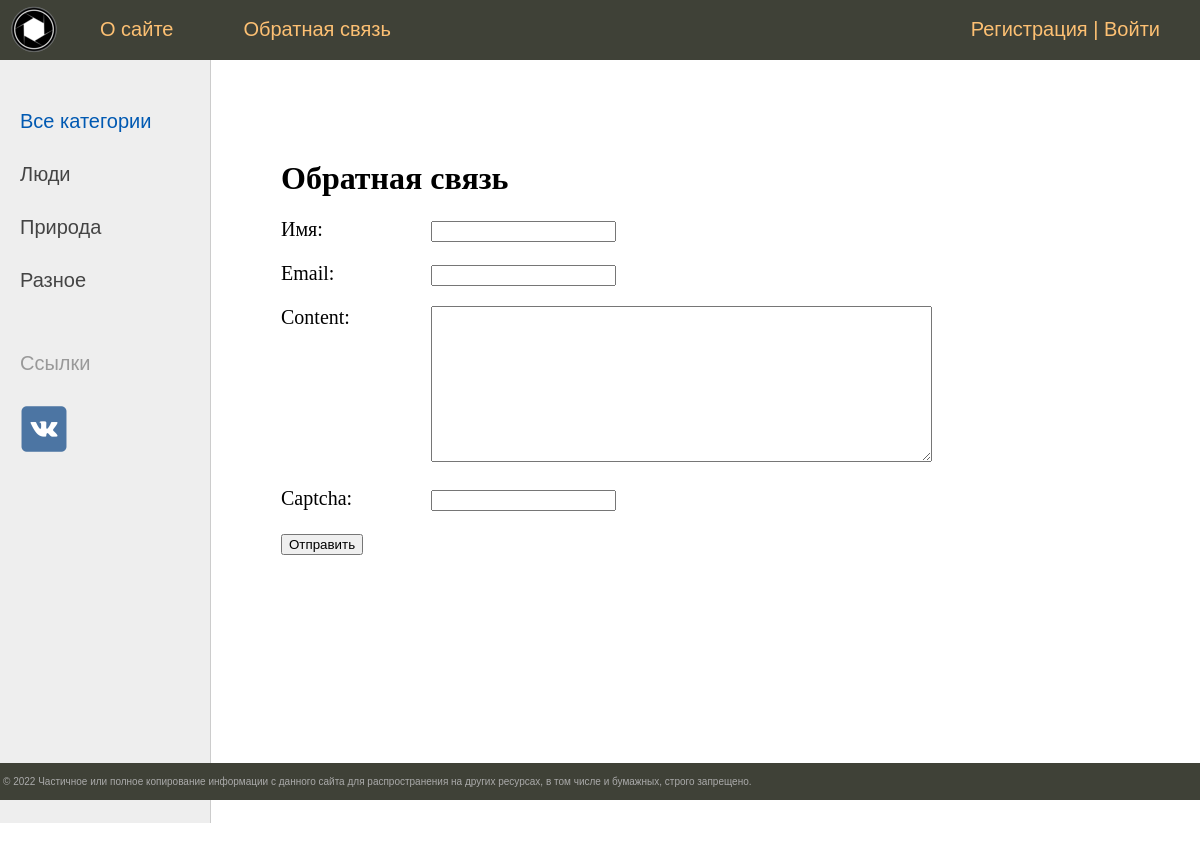
Page /contact/ on the committed database.
### photo/models.py (models this page shows, shortened)
class Category(models.Model):
    name = models.CharField(max_length=100, db_index=True, verbose_name='Категория')
    slug = models.SlugField(max_length=255, unique=True, db_index=True, verbose_name='URL')
    def get_absolute_url(self):
        return reverse('category', kwargs={'cat_slug': self.slug})
    class Meta:
        verbose_name = 'Категория'
        verbose_name_plural = 'Категории'
        ordering = ['id']

### photo/views.py (the view, shortened to what this page needs)
# urls.py: path('contact/', ContactFormView.as_view(), name='contact'),
class ContactFormView(DataMixin, FormView):
    form_class = ContactForm
    template_name = 'photo/contact.html'
    success_url = reverse_lazy('home')
    def get_context_data(self, *, object_list=None, **kwargs):
        context = super().get_context_data(**kwargs)
        c_def = self.get_user_context(title='Обратная связь')
        return {**context, **c_def}

### photo/forms.py
class ContactForm(forms.Form):
    name = forms.CharField(label='Имя', max_length=255)
    email = forms.EmailField(label='Email')
    content = forms.CharField(widget=forms.Textarea(attrs={'cols': 60, 'rows': 10}))
    captcha = CaptchaField()

### photo/utils.py (called while the page is built)
    def get_user_context(self, **kwargs):
        context = kwargs
        cats = cache.get('cats')
        if not cats:
            cats = Category.objects.annotate(Count('photo'))
            cache.set('cats', cats, 60)
        user_menu = menu.copy()
        if self.request.user.is_authenticated:
            user_menu.insert(0, {'title': 'Добавить пост', 'url_name': 'add_post'})
        context['menu'] = user_menu
        context['cats'] = cats
        if 'cat_selected' not in context:
            context['cat_selected'] = 0
        return context

### photo/templates/photo/contact.html (shortened to what this page needs)
{% extends 'photo/base.html' %}
{% block content %}
<h1>{{ title }}</h1>
<form method="post">
{% for f in form %}
    <p><label class="form-label" for="{{ f.id_for_label }}"> {{ f.label }}: </label>{{ f }}</p>
{% endfor %}
<button type="submit">Отправить</button>
</form>
{% endblock %}

### photo/templates/photo/base.html (shortened to what this page needs)
{% load static %}
<!DOCTYPE html>
<html>
<head>
    <link rel="stylesheet" type="text/css" href="{% static 'photo/css/styles.css' %}"/>
</head>
<body>
<table class="table-page" border=0 cellpadding="0" cellspacing="0">
<tr><td valign=top>
{% block mainmenu %}
		<div class="header">
			<ul id="mainmenu" class="mainmenu">
			<li class="logo"><a href="{% url 'home' %}"><div class="logo"></div></a></li>
			{% for m in menu %}
				<li><a href="{% url m.url_name %}">{{ m.title }}</a></li>
			{% endfor %}
				{% if request.user.is_authenticated %}
				    <li class="last">{{ user.username }} | <a href="{% url 'logout' %}">Выйти</a></li>
				{% else %}
				    <li class="last"><a href="{% url 'register' %}">Регистрация</a> | <a href="{% url 'login' %}">Войти</a></li>
				{% endif %}
			</ul>
		</div>
{% endblock mainmenu %}
<table class="table-content" border=0 cellpadding="0" cellspacing="0">
<tr>
	<td valign="top" class="left-chapters">
	<ul id="leftchapters">
		{% if cat_selected == 0 %}
			<li class="selected">Все категории</li>
		{% else %}
			<li><a href="{% url 'home' %}">Все категории</a></li>
		{% endif %}
		{% for c in cats %}
		{% if c.photo__count > 0 %}
			{% if c.pk == cat_selected %}
				<li class="selected">{{c.name}}</li>
			{% else %}
				<li><a href="{{ c.get_absolute_url }}">{{c.name}}</a></li>
			{% endif %}
		{% endif %}
		{% endfor %}
		<li class="share">
		<p>Ссылки</p>
		<a class="share-yt" href="https://www.vk.com/kokmickey" target="_blank" rel="nofollow"></a>
		</li>
	</ul>
</td>
<td valign="top" class="content">
<div class="content-text">
	{% block content %}
	{% endblock %}
</div>
</td></tr></table>
</td></tr>
<tr><td valign=top>
	<div id="footer">
		<p>&copy; 2022 Частичное или полное копирование информации с данного сайта для распространения на других ресурсах, в том числе и бумажных, строго запрещено.</p>
	</div>
</td></tr></table>
</body>
</html>

### photo/static/photo/css/styles.css (style rules this page uses)
html, body { font-family: 'Arial'; margin: 0; padding: 0; height: 100%; width: 100%; color: #444; }
a { color: #0059b2; text-decoration: none; }
.table-page { width: 100%; height: 100%; vertical-align: top; }
.table-page tr { height: 100%; }
.header { background: #3F4137; height: 60px; }
.logo { background: url('../images/logo.png') no-repeat 10px 5px; width: 70px; height: 60px; }
ul.mainmenu { list-style: none; margin: 0; padding: 0; height: 60px; color: #fdc073; font-size: 20px; overflow: hidden; }
ul.mainmenu li { float: left; margin: 18px 40px 0 30px; }
ul.mainmenu li.logo { margin: 0; }
ul.mainmenu li.last { float: right; }
ul.mainmenu li a { color: #fdc073; text-decoration: none; }
.table-content { width: 100%; min-height: 100%; height: 100%; }
.left-chapters { margin: 0; background: #eee; border-right: 1px solid #ccc; min-height: 100%; }
.left-chapters ul { width: 180px; min-height: 100%; margin: 0; padding: 20px 10px 10px 20px; list-style: none; font-size: 20px; }
.left-chapters ul li { margin: 30px 0 0 0; color: #999; }
.left-chapters ul li.selected { color: #0059b2; }
.left-chapters ul li a { color: #444; text-decoration: none; }
.left-chapters ul li.share { margin: 60px 0 0 0; }
.left-chapters ul li.share p { margin: 30px 0 30px 0; }
.left-chapters ul li.share a { display: inline-block; width: 40px; height: 40px; margin: 0 20px 0 0; }
.left-chapters ul li.share a.share-yt { width: 100%; height: 50px; background: url('../images/share_vk.png') no-repeat 0 0 }
.content { padding: 40px 20px 20px 40px; width: 100%; box-sizing: border-box; }
.content-text { margin: 60px 0 0 30px; color: #000; font-size: 20px; font-family: Yandex Sans Display Light; }
.content-text h1 { font-size: 32px; }
#footer { box-sizing: border-box; background: #3F4137; padding: 3px; color: #aaa; font-size: 10px; font-family: Verdana, Geneva, Arial, Helvetica; text-align: left; overflow: hidden; }
.form-label { display: inline-block; min-width: 150px; vertical-align: top; }

### rows in the picture
Category: name "Люди"
Category: name "Природа"
Category: name "Разное"

### other values in the picture
{{ m.title }} "О сайте" "Обратная связь"
{{ title }} "Обратная связь"
{{ f.label }} "Имя" "Email" "Content" "Captcha"
